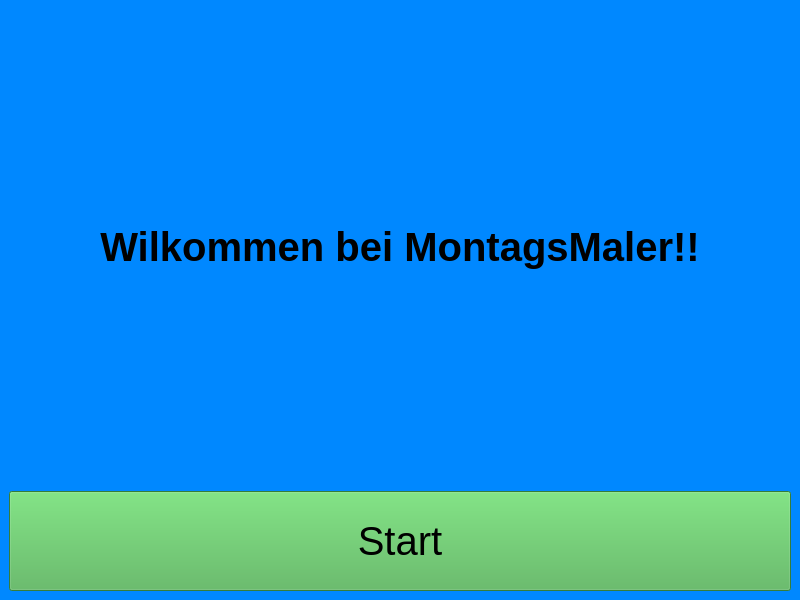
<?xml version="1.0" encoding="UTF-8"?>
<ui version="4.0">
 <class>MainWindow</class>
 <widget class="QMainWindow" name="MainWindow">
  <property name="geometry">
   <rect>
    <x>0</x>
    <y>0</y>
    <width>800</width>
    <height>600</height>
   </rect>
  </property>
  <property name="font">
   <font>
    <pointsize>30</pointsize>
   </font>
  </property>
  <property name="windowTitle">
   <string>MontagsMaler</string>
  </property>
  <property name="styleSheet">
   <string notr="true">background-color: rgb(0, 136, 255);</string>
  </property>
  <widget class="QWidget" name="mLayout">
   <layout class="QVBoxLayout" name="verticalLayout_2">
    <item>
     <layout class="QVBoxLayout" name="verticalLayout">
      <item>
       <widget class="QLabel" name="label">
        <property name="sizePolicy">
         <sizepolicy hsizetype="Preferred" vsizetype="Preferred">
          <horstretch>0</horstretch>
          <verstretch>0</verstretch>
         </sizepolicy>
        </property>
        <property name="font">
         <font>
          <pointsize>30</pointsize>
          <weight>75</weight>
          <bold>true</bold>
         </font>
        </property>
        <property name="styleSheet">
         <string notr="true"/>
        </property>
        <property name="text">
         <string>Wilkommen bei MontagsMaler!!</string>
        </property>
        <property name="scaledContents">
         <bool>true</bool>
        </property>
        <property name="alignment">
         <set>Qt::AlignCenter</set>
        </property>
       </widget>
      </item>
      <item>
       <widget class="QPushButton" name="btn_Start">
        <property name="minimumSize">
         <size>
          <width>0</width>
          <height>100</height>
         </size>
        </property>
        <property name="baseSize">
         <size>
          <width>0</width>
          <height>100</height>
         </size>
        </property>
        <property name="font">
         <font>
          <pointsize>30</pointsize>
         </font>
        </property>
        <property name="styleSheet">
         <string notr="true">background-color: rgb(76, 175, 80);</string>
        </property>
        <property name="text">
         <string>Start</string>
        </property>
       </widget>
      </item>
     </layout>
    </item>
   </layout>
  </widget>
 </widget>
 <resources/>
 <connections/>
</ui>
